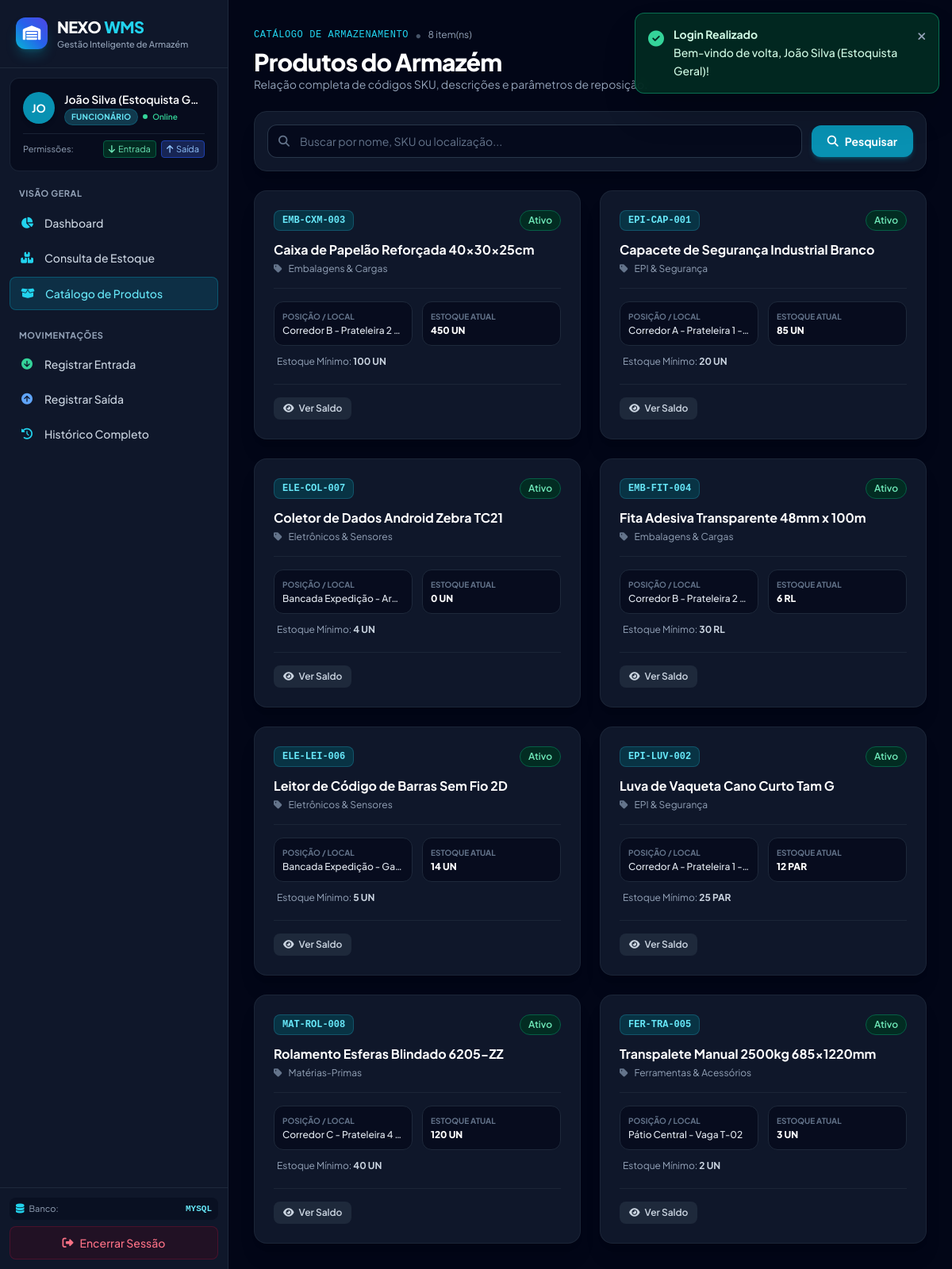
The app's page /produtos.php (signed in) with its own data.
### tables this page shows
CREATE TABLE IF NOT EXISTS `produtos` (
  `id` INT AUTO_INCREMENT PRIMARY KEY,
  `sku` VARCHAR(50) NOT NULL UNIQUE,
  `nome` VARCHAR(150) NOT NULL,
  `categoria_id` INT NULL,
  `localizacao` VARCHAR(100) NOT NULL,
  `unidade` VARCHAR(20) NOT NULL DEFAULT 'UN',
  `preco` DECIMAL(10,2) NOT NULL DEFAULT 0.00,
  `quantidade` INT NOT NULL DEFAULT 0,
  `estoque_minimo` INT NOT NULL DEFAULT 10,
  `status` ENUM('ativo', 'inativo') NOT NULL DEFAULT 'ativo',
  `created_at` TIMESTAMP DEFAULT CURRENT_TIMESTAMP,
  `updated_at` TIMESTAMP DEFAULT CURRENT_TIMESTAMP ON UPDATE CURRENT_TIMESTAMP,
  FOREIGN KEY (`categoria_id`) REFERENCES `categorias`(`id`) ON DELETE SET NULL
);

CREATE TABLE IF NOT EXISTS `categorias` (
  `id` INT AUTO_INCREMENT PRIMARY KEY,
  `nome` VARCHAR(80) NOT NULL UNIQUE,
  `descricao` VARCHAR(255) NULL,
  `created_at` TIMESTAMP DEFAULT CURRENT_TIMESTAMP
);

### produtos.php (the view, shortened to what this page needs)
<?php
require_once __DIR__ . '/bd.php';
$busca = trim($_GET['busca'] ?? '');
$sql = "
    SELECT
        p.*,
        c.nome as categoria_nome
    FROM produtos p
    LEFT JOIN categorias c ON p.categoria_id = c.id
    WHERE 1=1
";
$params = [];
$sql .= " ORDER BY p.nome ASC";
try {
    $stmt = $pdo->prepare($sql);
    $stmt->execute($params);
    $produtos = $stmt->fetchAll();
} catch (PDOException $e) {
    setToast('error', 'Erro ao carregar catálogo de produtos.');
    $produtos = [];
}
require_once __DIR__ . '/includes/header.php';
require_once __DIR__ . '/includes/sidebar.php';
?>
<main class="flex-1 overflow-y-auto bg-slate-950 p-4 sm:p-6 lg:p-8">
    <div class="flex flex-col sm:flex-row sm:items-center justify-between gap-4 mb-6">
        <div>
            <div class="flex items-center gap-2">
                <span class="text-xs font-mono uppercase tracking-wider text-cyan-400">Catálogo de Armazenamento</span>
                <span class="text-slate-600">&bull;</span>
                <span class="text-xs text-slate-400"><?= count($produtos) ?> item(ns)</span>
            </div>
            <h1 class="text-2xl sm:text-3xl font-extrabold text-white tracking-tight mt-1">
                Produtos do Armazém
            </h1>
            <p class="text-sm text-slate-400">Relação completa de códigos SKU, descrições e parâmetros de reposição.</p>
        </div>
    </div>
    <div class="bg-slate-900 border border-slate-800 rounded-2xl p-4 shadow-xl mb-6">
        <form method="GET" action="produtos.php" class="flex flex-col sm:flex-row gap-3">
            <div class="relative flex-1">
                <div class="absolute inset-y-0 left-0 pl-3.5 flex items-center pointer-events-none text-slate-500">
                    <i class="fa-solid fa-magnifying-glass text-sm"></i>
                </div>
                <input type="text" name="busca" value="<?= htmlspecialchars($busca) ?>"
                       placeholder="Buscar por nome, SKU ou localização..."
                       class="w-full pl-10 pr-4 py-2.5 bg-slate-950/70 border border-slate-700/80 rounded-xl text-sm text-white placeholder-slate-500 focus:outline-none focus:ring-2 focus:ring-cyan-500 focus:border-cyan-500 transition-colors">
            </div>
            <div class="flex items-center gap-2">
                <button type="submit" class="px-5 py-2.5 bg-cyan-600 hover:bg-cyan-500 text-white rounded-xl text-sm font-bold shadow-md shadow-cyan-600/30 transition-all flex items-center gap-2">
                    <i class="fa-solid fa-search"></i>
                    <span>Pesquisar</span>
                </button>
            </div>
        </form>
    </div>
    <div class="grid grid-cols-1 md:grid-cols-2 xl:grid-cols-3 gap-6">
        <?php foreach ($produtos as $p): ?>
            <?php
                $qtd = (int)$p['quantidade'];
                $min = (int)$p['estoque_minimo'];
            ?>
            <div class="bg-slate-900 border border-slate-800/80 rounded-2xl p-6 shadow-xl flex flex-col justify-between hover:border-slate-700 transition-all group">
                <div>
                    <div class="flex items-center justify-between gap-2 mb-3">
                        <span class="text-xs font-mono font-bold px-2.5 py-1 rounded-lg bg-cyan-950 text-cyan-300 border border-cyan-800/80">
                            <?= htmlspecialchars($p['sku']) ?>
                        </span>
                        <span class="text-xs font-semibold px-2.5 py-1 rounded-full <?= $p['status'] === 'ativo' ? 'bg-emerald-950 text-emerald-300 border border-emerald-800' : 'bg-rose-950 text-rose-300 border border-rose-800' ?>">
                            <?= ucfirst($p['status']) ?>
                        </span>
                    </div>
                    <h2 class="text-base font-bold text-white group-hover:text-cyan-300 transition-colors">
                        <?= htmlspecialchars($p['nome']) ?>
                    </h2>
                    <div class="flex items-center gap-2 mt-1 text-xs text-slate-400">
                        <i class="fa-solid fa-tag text-slate-500"></i>
                        <span><?= htmlspecialchars($p['categoria_nome'] ?? 'Sem Categoria') ?></span>
                    </div>
                    <div class="grid grid-cols-2 gap-3 mt-4 pt-4 border-t border-slate-800/80 text-xs">
                        <div class="p-2.5 rounded-xl bg-slate-950/60 border border-slate-800">
                            <span class="text-[10px] uppercase font-bold text-slate-500 block">Posição / Local</span>
                            <span class="text-slate-200 font-medium truncate block mt-0.5" title="<?= htmlspecialchars($p['localizacao']) ?>">
                                <?= htmlspecialchars($p['localizacao']) ?>
                            </span>
                        </div>
                        <div class="p-2.5 rounded-xl bg-slate-950/60 border border-slate-800">
                            <span class="text-[10px] uppercase font-bold text-slate-500 block">Estoque Atual</span>
                            <span class="text-white font-extrabold block mt-0.5 <?= $qtd <= $min ? 'text-amber-400' : 'text-emerald-400' ?>">
                                <?= $qtd ?> <?= htmlspecialchars($p['unidade']) ?>
                            </span>
                        </div>
                    </div>
                    <div class="flex items-center justify-between mt-3 text-xs text-slate-400 px-1">
                        <span>Estoque Mínimo: <strong class="text-slate-300"><?= $min ?> <?= htmlspecialchars($p['unidade']) ?></strong></span>
                    </div>
                </div>
                <div class="mt-5 pt-4 border-t border-slate-800/80 flex items-center justify-between gap-2">
                    <div class="flex items-center gap-1.5">
                        <a href="estoque.php?busca=<?= urlencode($p['sku']) ?>" class="px-3 py-1.5 rounded-lg bg-slate-800 hover:bg-slate-700 text-slate-300 text-xs font-semibold transition-colors">
                            <i class="fa-solid fa-eye mr-1"></i> Ver Saldo
                        </a>
                    </div>
                </div>
            </div>
        <?php endforeach; ?>
    </div>
</main>
<?php require_once __DIR__ . '/includes/footer.php'; ?>

### includes/header.php (style rules this page uses)
body { font-family: 'Plus Jakarta Sans', sans-serif; }

### records on screen
produtos: sku "EMB-CXM-003", status "Ativo", nome "Caixa de Papelão Reforçada 40x30x25cm", categoria.nome "Embalagens & Cargas", localizacao "Corredor B - Prateleira 2…", quantidade "450", unidade "UN", estoque_minimo "100"
produtos: sku "EPI-CAP-001", status "Ativo", nome "Capacete de Segurança Industrial Branco", categoria.nome "EPI & Segurança", localizacao "Corredor A - Prateleira 1 -…", quantidade "85", unidade "UN", estoque_minimo "20"
produtos: sku "ELE-COL-007", status "Ativo", nome "Coletor de Dados Android Zebra TC21", categoria.nome "Eletrônicos & Sensores", localizacao "Bancada Expedição - Ar…", quantidade "0", unidade "UN", estoque_minimo "4"
produtos: sku "EMB-FIT-004", status "Ativo", nome "Fita Adesiva Transparente 48mm x 100m", categoria.nome "Embalagens & Cargas", localizacao "Corredor B - Prateleira 2…", quantidade "6", unidade "RL", estoque_minimo "30"
produtos: sku "ELE-LEI-006", status "Ativo", nome "Leitor de Código de Barras Sem Fio 2D", categoria.nome "Eletrônicos & Sensores", localizacao "Bancada Expedição - Ga…", quantidade "14", unidade "UN", estoque_minimo "5"
produtos: sku "EPI-LUV-002", status "Ativo", nome "Luva de Vaqueta Cano Curto Tam G", categoria.nome "EPI & Segurança", localizacao "Corredor A - Prateleira 1 -…", quantidade "12", unidade "PAR", estoque_minimo "25"
produtos: sku "MAT-ROL-008", status "Ativo", nome "Rolamento Esferas Blindado 6205-ZZ", categoria.nome "Matérias-Primas", localizacao "Corredor C - Prateleira 4…", quantidade "120", unidade "UN", estoque_minimo "40"
produtos: sku "FER-TRA-005", status "Ativo", nome "Transpalete Manual 2500kg 685x1220mm", categoria.nome "Ferramentas & Acessórios", localizacao "Pátio Central - Vaga T-02", quantidade "3", unidade "UN", estoque_minimo "2"

### other values on screen
$toast['title'] "Login Realizado"
$toast['message'] "Bem-vindo de volta, João Silva (Estoquista Geral)!"
substr($user['nome'] ?? 'U', 0, 2) "JO"
$user['nome'] "João Silva (Estoquista G…"
$GLOBALS['DB_DRIVER'] "MYSQL"
count($produtos) "8"
